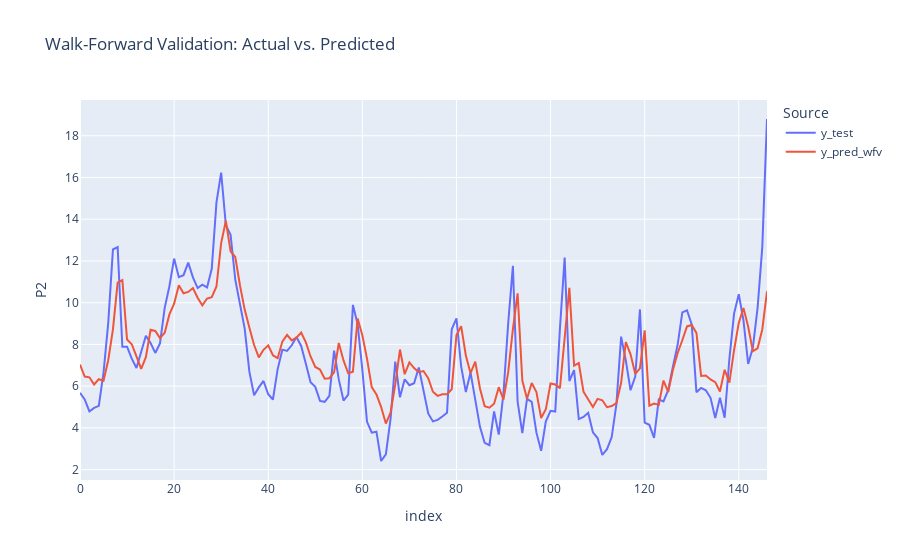

Source (notebook cell):
### Code cell
# CORRECTED PLOTTING CELL

# Create a DataFrame for plotting. 
# Reset index of y_test to align with the predictions.
# Use .squeeze() to ensure data is 1D.
df_predictions = pd.DataFrame({
    "y_test": y_test.squeeze().reset_index(drop=True),
    "y_pred_wfv": y_pred_wfv
})

# Plot the aligned data
fig = px.line(df_predictions, labels={"value": "P2", "variable": "Source"}, title="Walk-Forward Validation: Actual vs. Predicted")
fig.show()

### Figure 1 — Plotly figure (JSON) as saved in the notebook; plotly's stock layout.template omitted (floating-point values rounded to 4 significant figures; data arrays with more than 128 entries replaced by an {"elided": "..."} marker saying what was removed)
{"data": [{"hovertemplate": "Source=y_test<br>index=%{x}<br>P2=%{y}<extra></extra>", "legendgroup": "y_test", "line": {"color": "#636efa", "dash": "solid"}, "marker": {"symbol": "circle"}, "mode": "lines", "name": "y_test", "orientation": "v", "showlegend": true, "type": "scatter", "x": {"elided": "147 int values"}, "xaxis": "x", "y": {"elided": "147 float values"}, "yaxis": "y"}, {"hovertemplate": "Source=y_pred_wfv<br>index=%{x}<br>P2=%{y}<extra></extra>", "legendgroup": "y_pred_wfv", "line": {"color": "#EF553B", "dash": "solid"}, "marker": {"symbol": "circle"}, "mode": "lines", "name": "y_pred_wfv", "orientation": "v", "showlegend": true, "type": "scatter", "x": {"elided": "147 int values"}, "xaxis": "x", "y": {"elided": "147 float values"}, "yaxis": "y"}], "layout": {"legend": {"title": {"text": "Source"}, "tracegroupgap": 0}, "title": {"text": "Walk-Forward Validation: Actual vs. Predicted"}, "xaxis": {"anchor": "y", "domain": [0, 1], "title": {"text": "index"}}, "yaxis": {"anchor": "x", "domain": [0, 1], "title": {"text": "P2"}}}}
